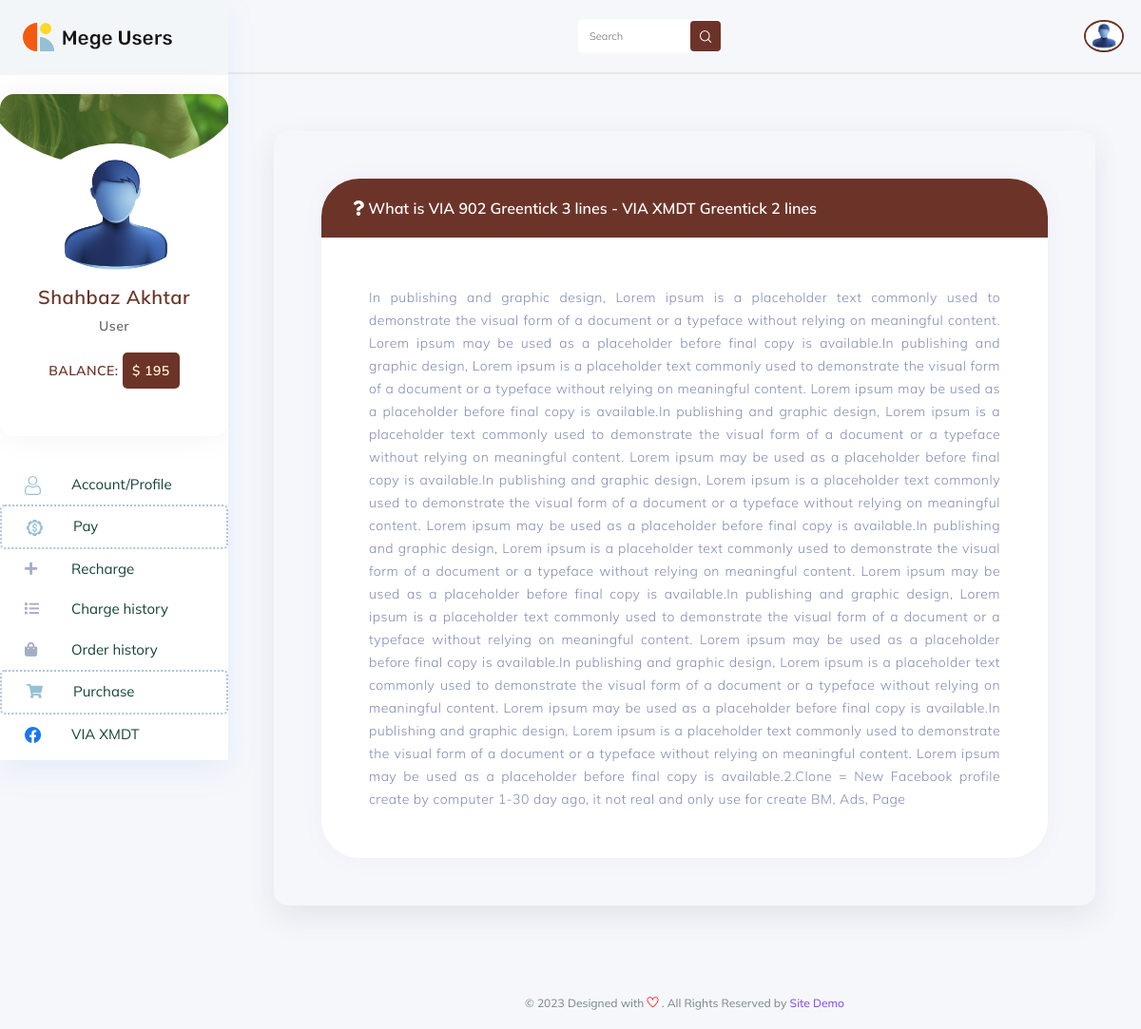
Screenshot of /singleBlog.php?id=2 (signed in) with the database file from the repository.
### tables this page shows
CREATE TABLE `athentication` (
  `id` int(11) NOT NULL,
  `site_name` text NOT NULL,
  `site_logo` text NOT NULL,
  `usdt_address` text NOT NULL,
  `site_notice` text NOT NULL,
  `date` timestamp NOT NULL DEFAULT current_timestamp() ON UPDATE current_timestamp()
);

CREATE TABLE `users` (
  `id` int(11) NOT NULL,
  `name` text NOT NULL,
  `email` varchar(255) NOT NULL,
  `password` text NOT NULL,
  `img` text NOT NULL,
  `phone` text NOT NULL,
  `role` text NOT NULL,
  `status` text NOT NULL,
  `wallet` double NOT NULL,
  `date` timestamp NOT NULL DEFAULT current_timestamp() ON UPDATE current_timestamp()
);

CREATE TABLE `services` (
  `id` int(11) NOT NULL,
  `name` text NOT NULL,
  `img` text NOT NULL,
  `status` text NOT NULL,
  `date` timestamp NOT NULL DEFAULT current_timestamp() ON UPDATE current_timestamp()
);

CREATE TABLE `blog` (
  `id` int(11) NOT NULL,
  `name` text NOT NULL,
  `description` text NOT NULL,
  `img` text NOT NULL,
  `email` text NOT NULL,
  `date` timestamp NOT NULL DEFAULT current_timestamp() ON UPDATE current_timestamp()
);

### singleBlog.php (the view, shortened to what this page needs)
<?php
include "db/db.php";
include "inc/head.php";
?>
<body class="crm_body_bg">
<?php
include "inc/sidebar.php";
?>
<section class="main_content dashboard_part large_header_bg">
    <?php
    include "inc/navbar.php";
    $sqlGetFAQ = mysqli_query($db, "SELECT * FROM blog WHERE id = '".$_GET['id']."'");
    $rowGetFAQ = mysqli_fetch_array($sqlGetFAQ);
    ?>
    <div class="main_content_iner overly_inner ">
        <div class="container-fluid p-0 ">
            <div class="row ">
                <div class="main_content_iner ">
                    <div class="container-fluid p-0 sm_padding_15px">
                        <div class="row justify-content-center">
                            <div class="col-lg-12">
                                <div class="card_box box_shadow">
                                    <div class="box_body">
                                        <div class="default-according">
                                            <div class="card">
                                                <div class="card-header" style="background: #6C3428!important;">
                                                    <h5 class="mb-0">
                                                        <button class="btn text_white">
                                                            <i class="fas fa-question"></i>
                                                            <?php echo $rowGetFAQ['name']; ?>
                                                        </button>
                                                    </h5>
                                                </div>
                                                <div>
                                                    <div class="card-body">
                                                        <p style="text-align: justify;">
                                                            <?php echo $rowGetFAQ['description']; ?>
                                                        </p>
                                                    </div>
                                                </div>
                                            </div>
                                        </div>
                                    </div>
                                </div>
                            </div>
                        </div>
                    </div>
                </div>
            </div>
        </div>
    </div>
    <?php
    include "inc/footer.php";
    ?>
</section>
<?php
include "inc/js_footer.php";
?>

### inc/sidebar.php (shortened to what this page needs)
<nav class="sidebar">
    <div class="logo d-flex justify-content-between">
        <a class="large_logo" href="index.php">
            <img src="img/site/<?php echo $site['site_logo']; ?>" alt>
        </a>
    </div>
    <div class="card custom-card">
        <div class="card-header">
            <img class="img-fluid" src="img/profilebox/1.jpg" alt data-original-title title>
        </div>
        <div class="card-profile">
            <?php
            if ($_SESSION['img'] == "")
            {
                echo '<img src="img/client_img.png" class="rounded-circle">';
            }
            else
            {
                ?>
                <img src="img/users/<?php echo $userCredentials['img']; ?>" class="rounded-circle">
                <?php
            }
            ?>
        </div>
        <div class="text-center profile-details">
            <h4><?php echo $userCredentials['name']; ?></h4>
            <h6><?php echo $userCredentials['role']; ?></h6>
            <?php
            if ($_SESSION['role'] == 'User')
            {
                ?>
                <h6 class="text-uppercase" style="color: #6C3428;">
                    Balance: <span class="stock_qty_shahbaz514">
                        <?php echo "$ ".$userCredentials['wallet']; ?>
                    </span>
                </h6>
            <?php
            }
            ?>
        </div>
    </div>
    <ul id="sidebar_menu">
        <li class>
            <a href="profile.php" aria-expanded="false">
                <div class="nav_icon_small">
                    <img src="img/menu-icon/5.svg" alt>
                </div>
                <div class="nav_title">
                    <span>Account/Profile</span>
                </div>
            </a>
        </li>
        <?php
        if ($_SESSION['role'] == 'Admin')
        {
            ?>
            <li class>
                <a href="orders.php" aria-expanded="false">
                    <div class="nav_icon_small">
                        <i class="fas fa-history" style="color: #94c0d4!important;"></i>
                    </div>
                    <div class="nav_title">
                        <span>Orders</span>
                    </div>
                </a>
            </li>
            <li class>
                <a href="payments.php" aria-expanded="false">
                    <div class="nav_icon_small">
                        <i class="fas fa-credit-card" style="color: #94c0d4!important;"></i>
                    </div>
                    <div class="nav_title">
                        <span>Payments</span>
                    </div>
                </a>
            </li>
            <li class>
                <a href="products.php" aria-expanded="false">
                    <div class="nav_icon_small">
                        <i class="fas fa-list-ol" style="color: #94c0d4!important;"></i>
                    </div>
                    <div class="nav_title">
                        <span>Products</span>
                    </div>
                </a>
            </li>
            <li class>
                <a href="accounts.php" aria-expanded="false">
                    <div class="nav_icon_small">
                        <i class="fas fa-list" style="color: #94c0d4!important;"></i>
                    </div>
                    <div class="nav_title">
                        <span>Accounts</span>
                    </div>
                </a>
            </li>
            <li class>
                <a href="services.php" aria-expanded="false">
                    <div class="nav_icon_small">
                        <i class="fas fa-list-alt" style="color: #94c0d4!important;"></i>
                    </div>
                    <div class="nav_title">
                        <span>Services</span>
                    </div>
                </a>
            </li>
            <li class>
                <a href="users.php" aria-expanded="false">
                    <div class="nav_icon_small">
                        <i class="fas fa-users" style="color: #94c0d4!important;"></i>
                    </div>
                    <div class="nav_title">
                        <span>Users</span>
                    </div>
                </a>
            </li>
            <li class>
                <a href="admins.php" aria-expanded="false">
                    <div class="nav_icon_small">
                        <i class="fas fa-users" style="color: #94c0d4!important;"></i>
                    </div>
                    <div class="nav_title">
                        <span>Admins</span>
                    </div>
                </a>
            </li>
            <li class>
                <a href="blogs.php" aria-expanded="false">
                    <div class="nav_icon_small">
                        <i class="fas fa-users" style="color: #94c0d4!important;"></i>
                    </div>
                    <div class="nav_title">
                        <span>QA/Blogs</span>
                    </div>
                </a>
            </li>
            <li class>
                <a href="siteSettings.php" aria-expanded="false">
                    <div class="nav_icon_small">
                        <i class="fas fa-users" style="color: #94c0d4!important;"></i>
                    </div>
                    <div class="nav_title">
                        <span>Site Settings</span>
                    </div>
                </a>
            </li>
            <?php
        }
        else
        {
            ?>
            <li style="font-weight: bold!important; color: #000000!important; border: 2px dotted lightsteelblue; border-radius: 5px;">
                <a>
                    <div class="nav_icon_small">
                        <img src="img/menu-icon/dollar-3480.svg" alt>
                    </div>
                    <div class="nav_title">
                        <span>Pay</span>
                    </div>
                </a>
            </li>
            <li class>
                <a href="recharge.php">
                    <div class="nav_icon_small">
                        <i class="fas fa-plus"></i>
                    </div>
                    <div class="nav_title">
                            <span>
                                Recharge
                            </span>
                    </div>
                </a>
            </li>
            <li class>
                <a href="paymentsHistory.php">
                    <div class="nav_icon_small">
                        <i class="fas fa-list"></i>
                    </div>
                    <div class="nav_title">
                            <span>
                                Charge history
                            </span>
                    </div>
                </a>
            </li>
            <li class>
                <a href="orderHistory.php">
                    <div class="nav_icon_small">
                        <i class="fas fa-shopping-bag"></i>
                    </div>
                    <div class="nav_title">
                            <span>
                                Order history
                            </span>
                    </div>
                </a>
            </li>
            <li style="font-weight: bold!important; color: #000000!important; border: 2px dotted lightsteelblue; border-radius: 5px;">
                <a href="#">
                    <div class="nav_icon_small">
                        <i class="fas fa-shopping-cart" style="color: #94c0d4!important;"></i>
                    </div>
                    <div class="nav_title">
                        <span>Purchase</span>
                    </div>
                </a>
            </li>
            <?php
            $sql = mysqli_query($db, "SELECT * FROM `services` ORDER by id ASC");
            while ($row = mysqli_fetch_array($sql))
            {
                ?>
                <li class>
                    <a href="shop.php?service=<?php echo $row['id']; ?>">
                        <div class="nav_icon_small">
                            <img src="img/services/<?php echo $row['img']; ?>" alt="img/services/<?php echo $row['name']; ?>">
                        </div>
                        <div class="nav_title">
                            <span>
                                <?php echo $row['name'] ?>
                            </span>
                        </div>
                    </a>
                </li>
                <?php
            }
            ?>
            <?php
        }
        ?>
    </ul>
</nav>

### inc/navbar.php (shortened to what this page needs)
<div class="container-fluid g-0">
    <div class="row">
        <div class="col-lg-12 p-0 ">
            <div class="header_iner d-flex justify-content-between align-items-center">
                <?php
                if ($_SESSION['role'] == 'User'){
                    echo '
                <div class="serach_field-area d-flex align-items-center">
                    <div class="search_inner">
                        <form action="shop.php" enctype="multipart/form-data" method="post">
                            <div class="search_field">
                                <input type="text" name="search" placeholder="Search">
                            </div>
                            <button type="submit" name="search_btn">
                                <img src="img/icon/icon_search.svg" alt>
                            </button>
                        </form>
                    </div>
                </div>
                    ';
                }
                ?>
                <div class="header_right d-flex justify-content-between align-items-center">
                    <div class="profile_info">
                        <?php
                        if ($_SESSION['img'] == "")
                        {
                            echo '<img src="img/client_img.png">';
                        }
                        else
                        {
                            ?>
                            <img src="img/users/<?php echo $userCredentials['img']; ?>">
                            <?php
                        }
                        ?>
                    </div>
                </div>
            </div>
        </div>
    </div>
</div>

### inc/footer.php
<div class="footer_part">
    <div class="container-fluid">
        <div class="row">
            <div class="col-sm-12" style="margin-top: 20px;">
                <p class="text-center">
                    &copy; 2023 Designed with
                    <i class="ti-heart" style="color: red;"></i>
                    . All Rights Reserved by
                    <a href="#" class="link-primary" target="_blank">
                        <?php
                        echo $site['site_name'];
                        ?>
                    </a>
                </p>
            </div>
        </div>
    </div>
</div>

### inc/sidebar.php (style rules this page uses)
.stock_qty_shahbaz514 { color: #fff8d5; background: #6C3428!important; width: max-content; border-radius: 5px; padding: 10px; }

### rows the page displays
athentication: site_logo (picture), site_name "Site Demo"
users: img (picture), name "Shahbaz Akhtar", role "User", wallet "195"
services: img (picture), name "VIA XMDT"
blog: name "What is VIA 902 Greentick 3 lines - VIA XMDT Greentick 2 lines", description "In publishing and graphic design, Lorem ipsum is a placeholder text commonly used to demonstrate the visual form of a document or a typeface without relying on meaningful content. Lorem ipsum may be used as a placeholder before final copy is available.In publishing and graphic design, Lorem ipsum is a placeholder text commonly used to demonstrate the visual form of a document or a typeface without relying on meaningful content. Lorem ipsum may be used as a placeholder before final copy is available.In publishing and graphic design, Lorem ipsum is a placeholder text commonly used to demonstrate the visual form of a document or a typeface without relying on meaningful content. Lorem ipsum may…"
